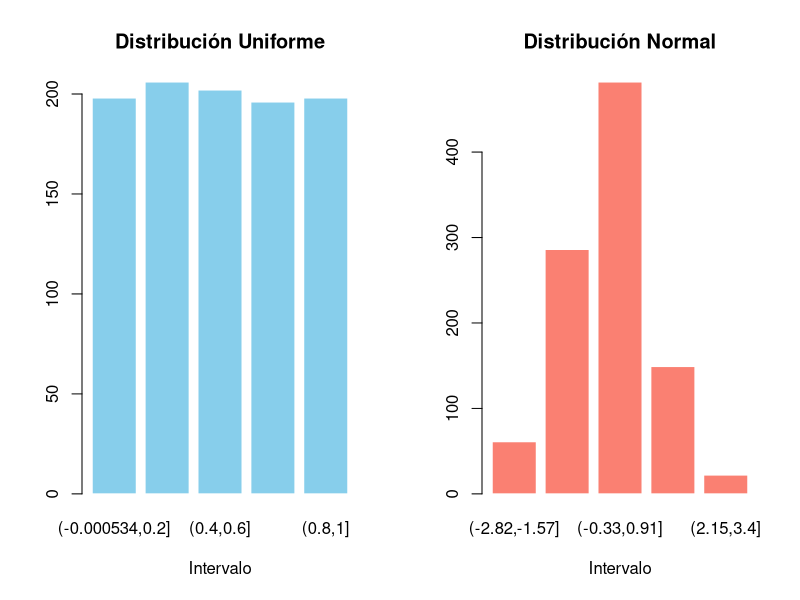

The R script that drew this image:
set.seed(123) # Para reproducibilidad

# Generar los datos
valores_uniforme <- runif(1000, min = 0, max = 1)
valores_normal <- rnorm(1000, mean = 0, sd = 1)

# Agrupar los datos en clases (intervalos) y crear tablas de frecuencia
tabla_uniforme <- table(cut(valores_uniforme, breaks = 5))
tabla_normal <- table(cut(valores_normal, breaks = 5))

# Mostrar las tablas
print(tabla_uniforme)
print(tabla_normal)

# Graficar los histogramas con las mismas clases
par(mfrow = c(1, 2)) # Dividir la ventana gráfica

barplot(tabla_uniforme, main = "Distribución Uniforme", xlab = "Intervalo", col = "skyblue", border = "white")
barplot(tabla_normal, main = "Distribución Normal", xlab = "Intervalo", col = "salmon", border = "white")

par(mfrow = c(1, 1)) # Restablecer la configuración
